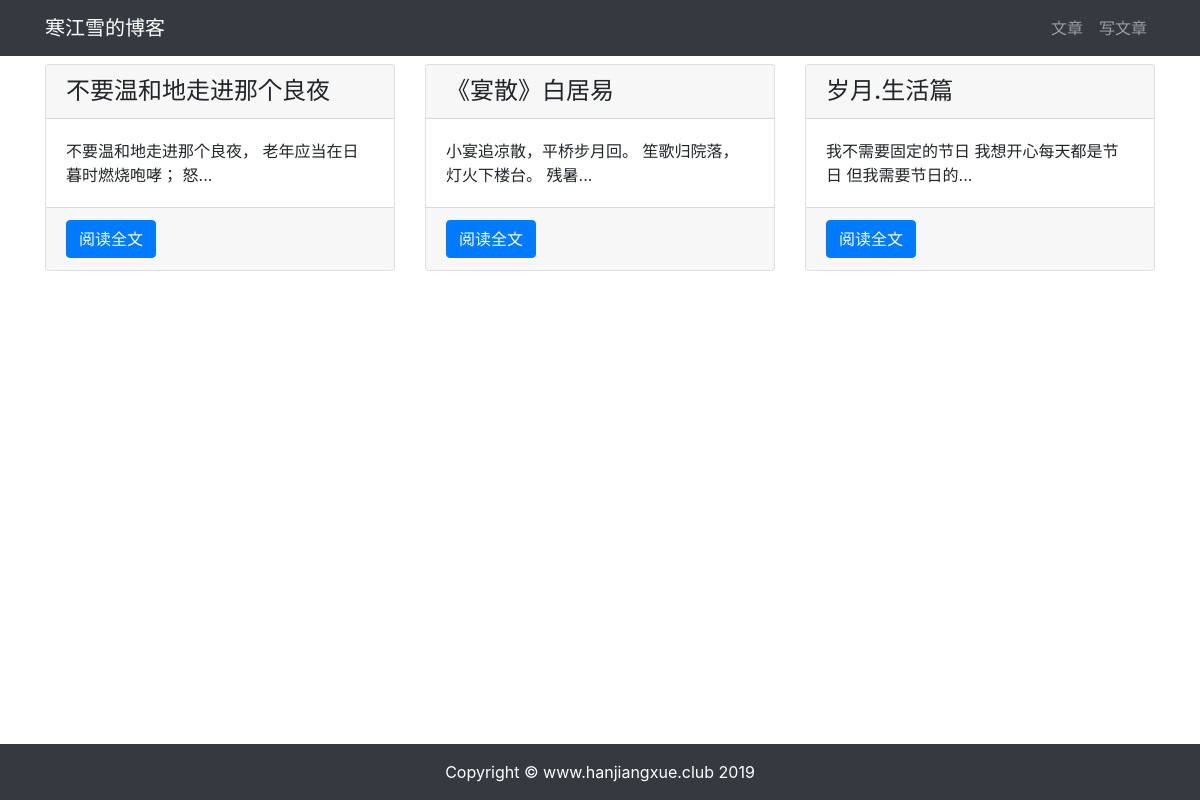
Before: /article/article-list with the older database file.
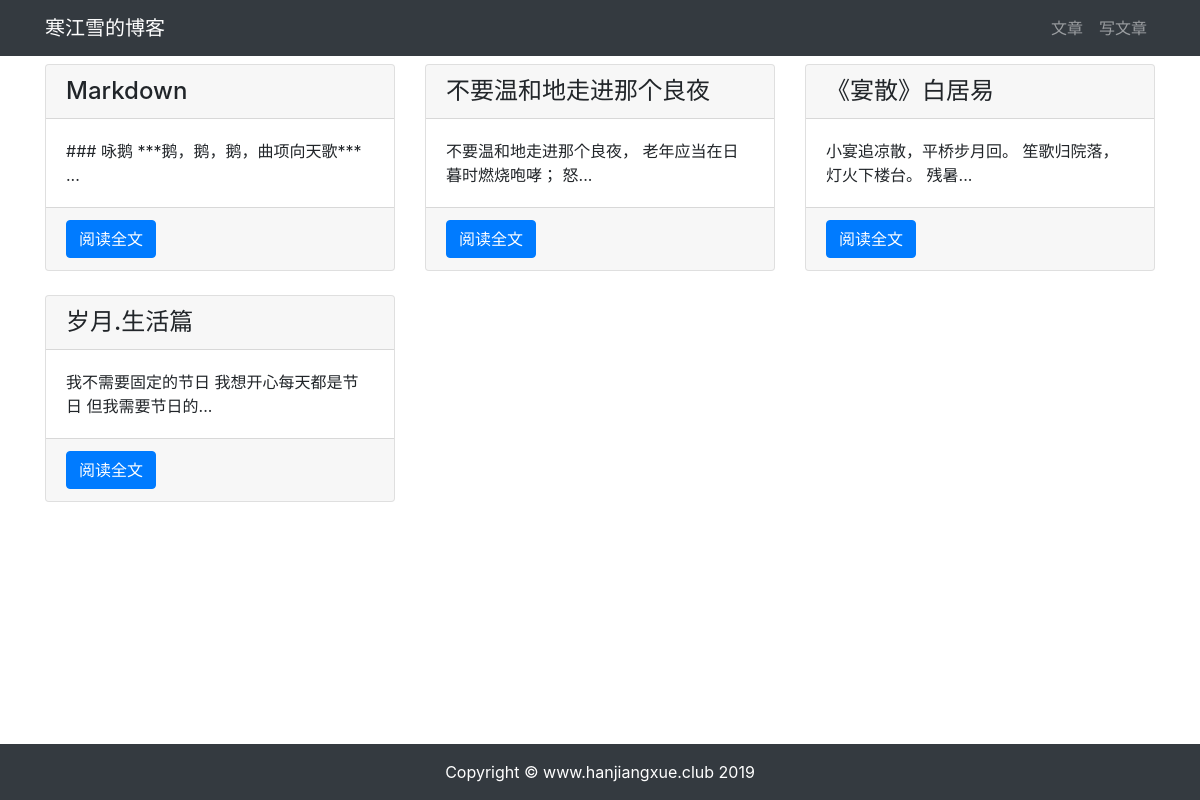
After: the same page with the newer database file.
### article/models.py (models this page shows, shortened)
class ArticlePost(models.Model):
    author = models.ForeignKey(User, on_delete=models.CASCADE, verbose_name='文章')
    title = models.CharField(max_length=100, verbose_name='标题')
    body = models.TextField(verbose_name='正文')
    created_time = models.DateTimeField(default=timezone.now, verbose_name='创建时间')
    update_time = models.DateTimeField(auto_now=True, verbose_name='更新时间')
    class Meta:
        ordering = ('-created_time',)  # 注意这里是元组（Tuple）
        verbose_name = "文章"
        verbose_name_plural = '文章'

### article/views.py (the view)
# urls.py: path('article-list', views.article_list, name='article_list'),
def article_list(request):
    articles = ArticlePost.objects.all()
    context = {'articles': articles}
    return render(request, 'article/list.html', context)

### templates/article/list.html (shortened to what this page needs)
{% extends 'base.html' %}
{% load staticfiles %}
{% block content %}
<div class="container">
      <div class="row mt-2">
          {% for article in articles %}
           <div class="col-4 mb-4">
                <div class="card h-100">
                    <h4 class="card-header">{{ article.title }}</h4>
                    <div class="card-body">
                        <p class="card-text">{{ article.body|slice:'30' }}...</p>
                    </div>
                    <div class="card-footer">
                        <a href="{% url 'article:article_detail'  article.pk %}" class="btn btn-primary"> 阅读全文</a>
                    </div>
                </div>
           </div>
          {% endfor %}
      </div>
</div>
{% endblock content %}

Changed rows visible on the page:
added ArticlePost: title "Markdown", body "### 咏鹅 ***鹅，鹅，鹅，曲项向天歌***"
